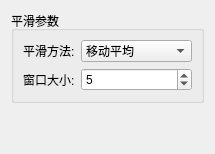
            <widget class="QWidget" name="smallThermalSmoothPage">
             <layout class="QVBoxLayout" name="smallThermalSmoothLayout">
              <item>
               <widget class="QGroupBox" name="smallThermalSmoothParamsGroup">
                <property name="title">
                 <string>平滑参数</string>
                </property>
                <layout class="QFormLayout" name="smallThermalSmoothParamsLayout">
                 <item row="0" column="0">
                  <widget class="QLabel" name="smallThermalSmoothMethodLabel">
                   <property name="text">
                    <string>平滑方法:</string>
                   </property>
                  </widget>
                 </item>
                 <item row="0" column="1">
                  <widget class="QComboBox" name="smallThermalSmoothMethodComboBox">
                   <item>
                    <property name="text">
                     <string>移动平均</string>
                    </property>
                   </item>
                   <item>
                    <property name="text">
                     <string>Savitzky-Golay</string>
                    </property>
                   </item>
                   <item>
                    <property name="text">
                     <string>高斯滤波</string>
                    </property>
                   </item>
                  </widget>
                 </item>
                 <item row="1" column="0">
                  <widget class="QLabel" name="smallThermalSmoothWindowLabel">
                   <property name="text">
                    <string>窗口大小:</string>
                   </property>
                  </widget>
                 </item>
                 <item row="1" column="1">
                  <widget class="QSpinBox" name="smallThermalSmoothWindowSpinBox">
                   <property name="minimum">
                    <number>3</number>
                   </property>
                   <property name="maximum">
                    <number>101</number>
                   </property>
                   <property name="singleStep">
                    <number>2</number>
                   </property>
                   <property name="value">
                    <number>5</number>
                   </property>
                  </widget>
                 </item>
                </layout>
               </widget>
              </item>
              <item>
               <spacer name="smallThermalSmoothSpacer">
                <property name="orientation">
                 <enum>Qt::Vertical</enum>
                </property>
                <property name="sizeHint" stdset="0">
                 <size>
                  <width>20</width>
                  <height>40</height>
                 </size>
                </property>
               </spacer>
              </item>
             </layout>
            </widget>
